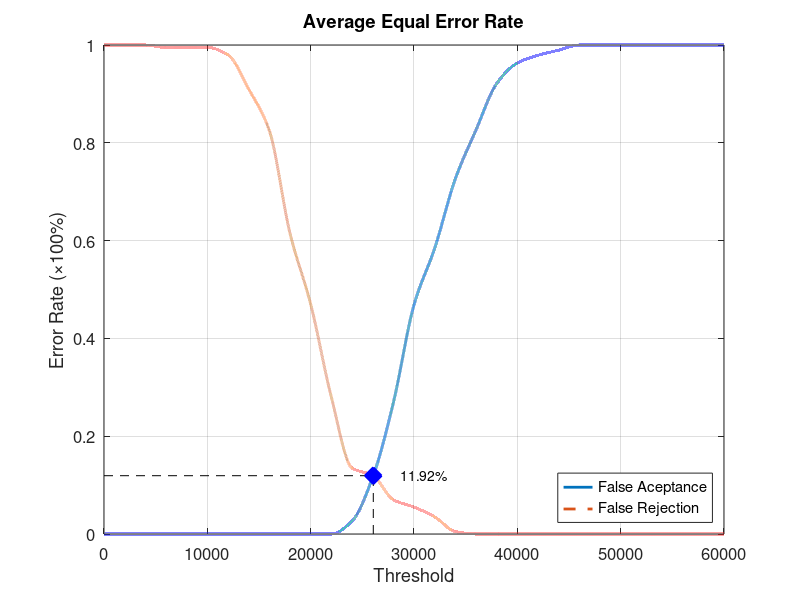
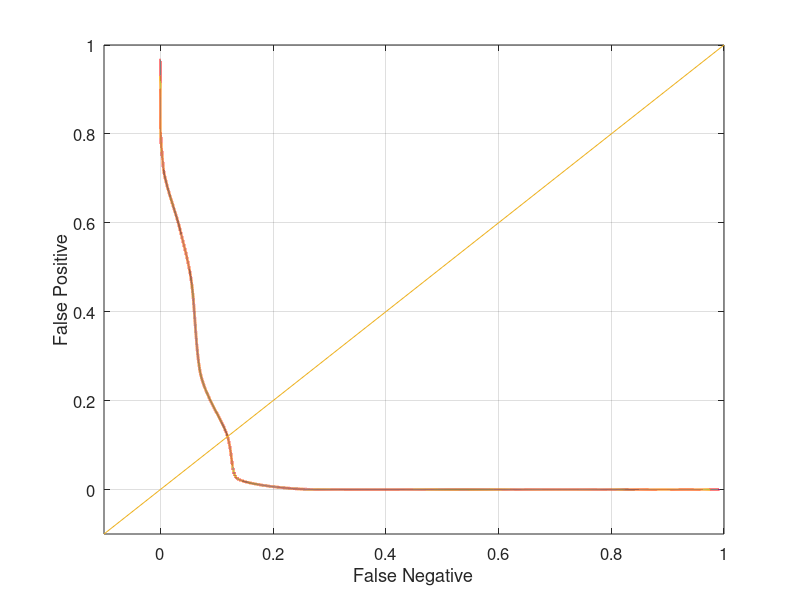

These charts were generated, in order, by the following MATLAB code:
function yEER = Database1_2
close all;
clear;
clc;
x = 0:2000:60000;
xq = 0:0.5:60000;

y0 = [0 0 0 0 0 0 0 0 0 0 0 0 0.0263158 0.115789 0.268421 0.468421 0.584211 0.726316 0.826316 0.921053 0.963158 0.978947 0.989474 1 1 1 1 1 1 1 1];
yy0 = interp1(x, y0, xq, 'pchip');
y1 = [1 1 1 0.995 0.995 0.995 0.98 0.91 0.825 0.615 0.47 0.28 0.135 0.12 0.07 0.055 0.035 0.005 0 0 0 0 0 0 0 0 0 0 0 0 0];
yy1 = interp1(x, y1, xq, 'pchip');

% Calculating EER: 
y2 = abs(y0 - y1);
find(y2 == min(y2))
yy2 = abs(yy0 - yy1);
xEER = find(yy2 == min(yy2));
xEERIndex = xq(xEER) % X-axis EER
yEER = yy0(xEER) % Y-axis EER

main = figure
plot(xq, yy0,'-','LineWidth', 2);	hold on
plot(xq, yy1,'--','LineWidth', 2);	hold on
plot([xEERIndex xEERIndex], [0 yEER], 'k--');	hold on
plot([0 xEERIndex], [yEER yEER], 'k--');	hold on
plot(xEERIndex, yEER, 'bx', 'LineWidth', 10);	hold on
text(xEERIndex + 10 * xEERIndex / 100, yEER, [num2str(round((10000 * yEER)) / 100) '%'])
legend('False Aceptance', 'False Rejection', 'Location', 'SouthEast')
xlabel('Threshold')
ylabel('Error Rate (\times100%)')
title('Average Equal Error Rate')
set(gca, 'FontSize', 12)
axis([0 60000 0 1])
grid on

print(main, 'Database1_2Main', '-dpng');
FNRxFPR = figure('Color', [1 1 1]);
plot(yy1, yy0, '-', yy1, yy0, 'LineWidth', 2);
hold on
y = -0.1:0.1:1
plot(y, y); 
set(gca, 'FontSize', 12)
xlabel('False Negative')
ylabel('False Positive')
axis([-0.1 1 -0.1 1])
set(gca, 'FontSize', 12)
grid on

print(FNRxFPR, 'Database1_2FNRxFPR','-dpng');
end
